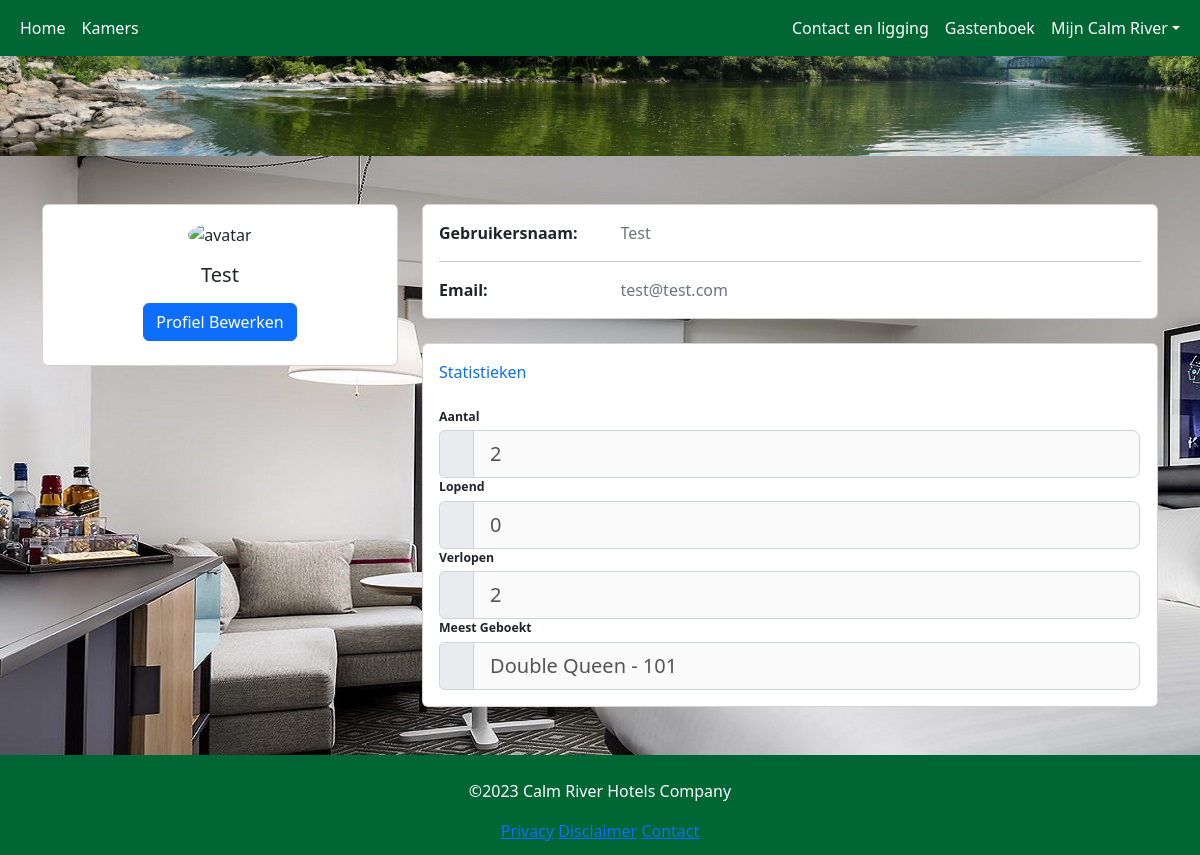
The page /my-profile/index (signed in) on the database its author committed.
### models/User.py (models this page shows, shortened)
class User(db.Model, UserMixin):
    __tablename__ = 'users'
    id = db.Column(db.Integer, primary_key=True)
    email = db.Column(db.String(64), unique=True, index=True)
    username = db.Column(db.String(64), unique=True, index=True)
    password_hash = db.Column(db.String(128))
    @login_manager.user_loader
    def load_user(user_id):
        return User.query.get(user_id)

### models/Room_type.py (models this page shows, shortened)
class Room_type(db.Model):
    __tablename__ = 'room_types'
    id = db.Column(db.Integer, primary_key=True)
    name = db.Column(db.String(255), index=True)
    slug = db.Column(db.String(255), index=True)
    max_persons = db.Column(db.Integer, index=True)
    bed_persons = db.Column(db.Integer, index=True)
    has_bath = db.Column(db.Integer, index=True)
    has_wifi = db.Column(db.Integer, index=True)
    price = db.Column(db.Float, index=True)
    description = db.Column(db.Text, index=True)
    created_at = db.Column(db.DateTime, nullable=True, unique=False, index=False, default=datetime.utcnow)
    updated_at = db.Column(db.DateTime, nullable=True, unique=False, index=False, default=datetime.utcnow)

### models/Room.py (models this page shows, shortened)
class Room(db.Model):
    __tablename__ = 'rooms'
    id = db.Column(db.Integer, primary_key=True)
    number = db.Column(db.Integer, unique=True, index=True)
    room_type_id = db.Column(db.Integer, db.ForeignKey('room_types.id'), index=True)
    created_at = db.Column(db.DateTime, nullable=True, unique=False, index=False, default=datetime.utcnow)
    updated_at = db.Column(db.DateTime, nullable=True, unique=False, index=False, default=datetime.utcnow)

### blueprints/profile/views.py (the view)
@profile_bp.route('/my-profile/index')
@login_required
def my_profile():
    count_bookings = Bookings_customer.query.filter_by(user_id=current_user.id).count()
    count_current = 0
    count_expired = 0
    query = db.session.query(Bookings_customer, Booking).join(Bookings_customer.booking)
    query = query.filter(Bookings_customer.user_id == current_user.id)
    results = query.all()
    end_dates = [booking.end for _, booking in results]
    rooms = [booking.room_id for _, booking in results]
    if not rooms:
        most_common_room_id = "-"
        room = "-"
        room_type = "-"
    else:
        most_common_room_id = max(set(rooms), key=rooms.count)
        room = Room.query.filter_by(id=most_common_room_id).first()
        room_type = Room_type.query.filter_by(id=room.room_type_id).first()
    today = date.today().strftime("%Y-%m-%d")
    for end_date in end_dates:
        if end_date < today:
            count_current = count_current + 1
        else:
            count_expired = count_expired + 1
    return render_template('profile_index.html', current_user=current_user,
                           count_bookings=count_bookings,
                           count_current=count_current,
                           count_expired=count_expired,
                           most_common_room_id=most_common_room_id,
                           room=room,
                           room_type=room_type)

### blueprints/profile/templates/profile_index.html (shortened to what this page needs)
{% extends "base.html" %}
{% block content %}
<section style="">
  <div class="container mt-5 mb-5">
    <div class="row">
      <div class="col-lg-4">
        <div class="card mb-4">
          <div class="card-body text-center">
              <img src="{{ url_for('static', filename='img/calm-forest.jpeg') }}" alt="avatar"
              class="rounded-circle" width="100" height="100">
            <h5 class="my-3">Test</h5>
            <div class="d-flex justify-content-center mb-2">
              <button type="button" class="btn btn-primary">Profiel Bewerken</button>
            </div>
          </div>
        </div>
      </div>
      <div class="col-lg-8">
        <div class="card mb-4">
          <div class="card-body">
            <div class="row">
              <div class="col-sm-3">
                <p class="mb-0"><strong>Gebruikersnaam:</strong></p>
              </div>
              <div class="col-sm-9">
                <p class="text-muted mb-0">{{ current_user.username }}</p>
              </div>
            </div>
            <hr>
            <div class="row">
              <div class="col-sm-3">
                <p class="mb-0"><strong>Email:</strong></p>
              </div>
              <div class="col-sm-9">
                <p class="text-muted mb-0">{{ current_user.email }}</p>
              </div>
            </div>
        </div>
      </div>
      <div class="col-md-12">
        <div class="card mb-4 mb-md-0">
          <div class="card-body">
            <p class="mb-4"><span class="text-primary font-italic me-1">Statistieken</span>
            </p>
            <p class="mb-1" style="font-size: .77rem;"><strong>Aantal</strong></p>
            <div class="input-group">
              <span class="input-group-text"></span>
                <input required type="text" class="form-control-lg" id="count_bookings" disabled value="{{ count_bookings }}">
            </div>
            <p class="mb-1" style="font-size: .77rem;"><strong>Lopend</strong></p>
            <div class="input-group">
              <span class="input-group-text"></span>
                <input required type="text" class="form-control-lg" id="count_bookings" disabled value="{{ count_current }}">
            </div>
            <p class="mb-1" style="font-size: .77rem;"><strong>Verlopen</strong></p>
            <div class="input-group">
              <span class="input-group-text"></span>
                <input required type="text" class="form-control-lg" id="count_bookings" disabled value="{{ count_expired }}">
            </div>
            <p class="mb-1" style="font-size: .77rem;"><strong>Meest Geboekt</strong></p>
            <div class="input-group">
              <span class="input-group-text"></span>
                <input required type="text" class="form-control-lg" id="count_bookings" disabled value="{{ room_type.name }} - {{ room.number }}">
            </div>
          </div>
        </div>
        </div>
      </div>
    </div>
  </div>
</section>
{% endblock %}

### static/css/styles.css (style rules this page uses)
* { box-sizing: border-box; }
body { display: flex; flex-direction: column; min-height: 100vh; }
select, input, textarea { border: 1px solid #ced4da; }
.input-group-text { width: 5%; padding: 0; }
.form-control-lg { width: 95%; }

### rows shown on the page
User: username "Test", email "test@test.com"
Room_type: name "Double Queen - 101"
